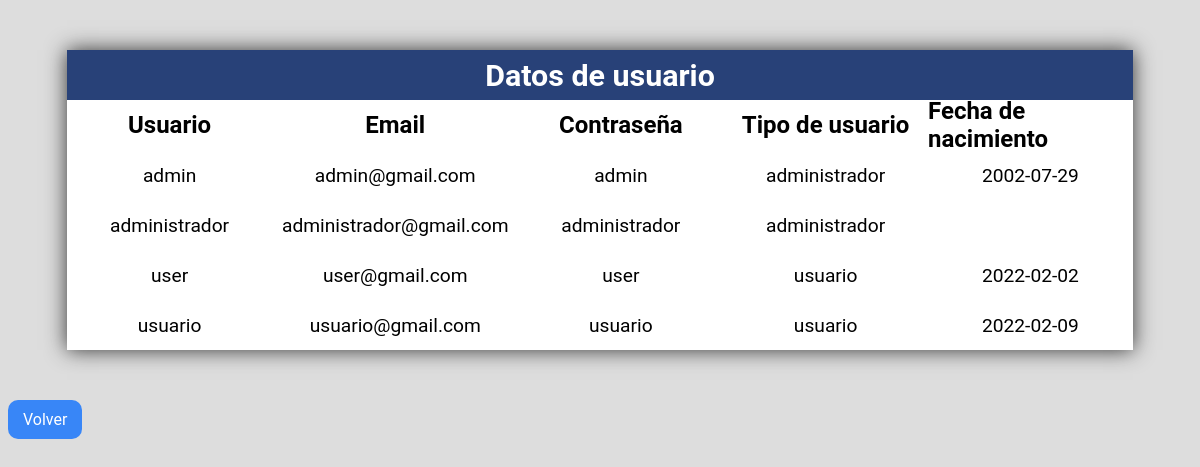
/bbdd.php (signed in), run on the app's committed database.
### tables this page shows
CREATE TABLE `usuarios` (
  `id_usuario` int(10) NOT NULL,
  `usuario` varchar(50) NOT NULL,
  `email` varchar(50) NOT NULL,
  `password` varchar(50) NOT NULL,
  `tipoUsuario` varchar(50) NOT NULL DEFAULT 'usuario',
  `fechaNacimiento` date DEFAULT NULL
);

### bbdd.php (the view, shortened to what this page needs)
<?php
	include("db_conn.php");
	if (isset($_SESSION['id_usuario']) && isset($_SESSION['usuario'])) {
		if($_SESSION['tipoUsuario'] == "administrador"){
			$usuarios = "SELECT * FROM usuarios";
?>
<!DOCTYPE html>
<html lang="es">
    <head>
        <link rel="stylesheet" href="estilos.css">
	</head>
	<body>
		<div class="container-table">
			<div class="table__title"> Datos de usuario </div>
			<div class="table__header">Usuario</div>
			<div class="table__header">Email</div>
			<div class="table__header">Contraseña</div>
			<div class="table__header">Tipo de usuario</div>
			<div class="table__header">Fecha de nacimiento</div>
			<?php
				$resultado = mysqli_query($connection, $usuarios);
				while($row=mysqli_fetch_assoc($resultado)){
			?>
			<div class="table__item"><?php echo $row["usuario"];?> </div>
			<div class="table__item"><?php echo $row["email"];?></div>
			<div class="table__item"><?php echo $row["password"];?></div>
			<div class="table__item"><?php echo $row["tipoUsuario"];?></div>
			<div class="table__item"><?php echo $row["fechaNacimiento"];?></div>
			<?php } mysqli_free_result($resultado);?>
		</div>
	</body>
		<?php
		}else{
			header("Location: index.php");
			exit();
		}
		}else{
			header("Location: index.php");
		}
		?>
		<p><a href="homeAdmin.php" class="botonazul">Volver</a></p>
</html>

### estilos.css (style rules this page uses)
body { background: #ddd; font-family: 'Roboto', sans-serif; }
.container-table { width:90%; background: white; margin: 50px auto; box-shadow: 0 0 20px #333; display:grid; grid-template-columns:repeat(5,1fr); grid-auto-rows: 50px; }
.table__title { grid-column-start:1; grid-column-end:6; background: rgba(40,65,120,1); color:white; display:flex; justify-content: center; align-items:center; font-weight: bold; font-size:1.9em; }
.table__header, .table__item { display: flex; justify-content:center; align-items:center; }
.table__header { font-weight: bold; font-size:1.5em; }
.table__item { padding: 10px; font-size:1.2em; }
.botonazul { float: left; background: rgb(56, 134, 247); padding: 10px 15px; color: #fff; border-radius: 10px; margin-right: 10px; border: none; text-decoration: none; }

### data on the page
usuarios: usuario "admin", email "admin@gmail.com", password "admin", tipoUsuario "administrador", fechaNacimiento "2002-07-29"
usuarios: usuario "administrador", email "administrador@gmail.com", password "administrador", tipoUsuario "administrador"
usuarios: usuario "user", email "user@gmail.com", password "user", tipoUsuario "usuario", fechaNacimiento "2022-02-02"
usuarios: usuario "usuario", email "usuario@gmail.com", password "usuario", tipoUsuario "usuario", fechaNacimiento "2022-02-09"
